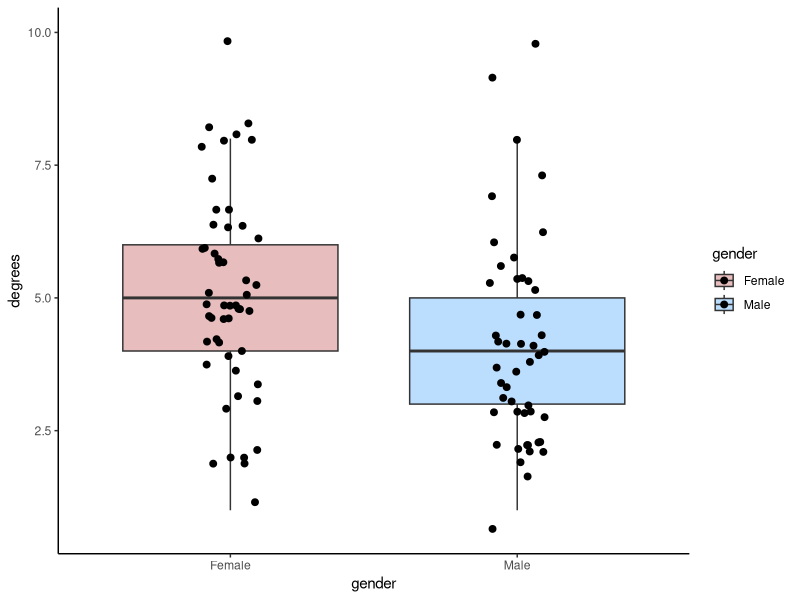
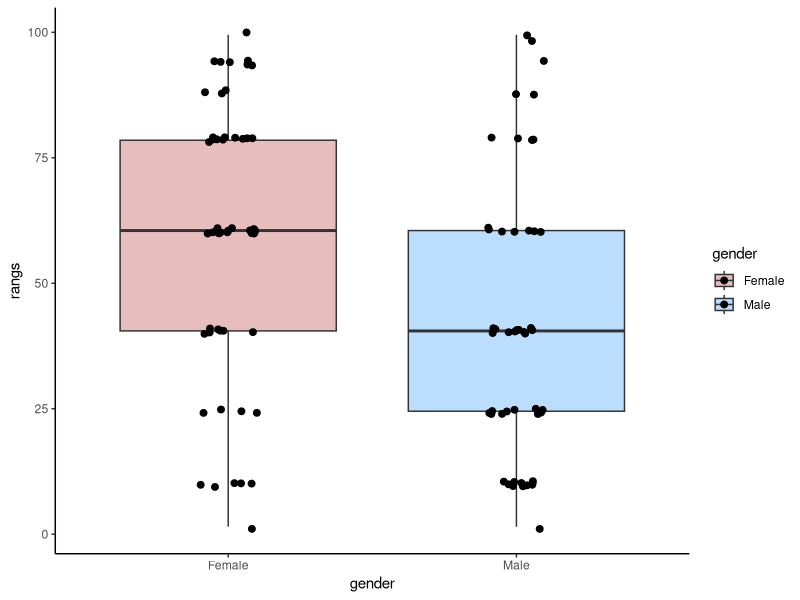
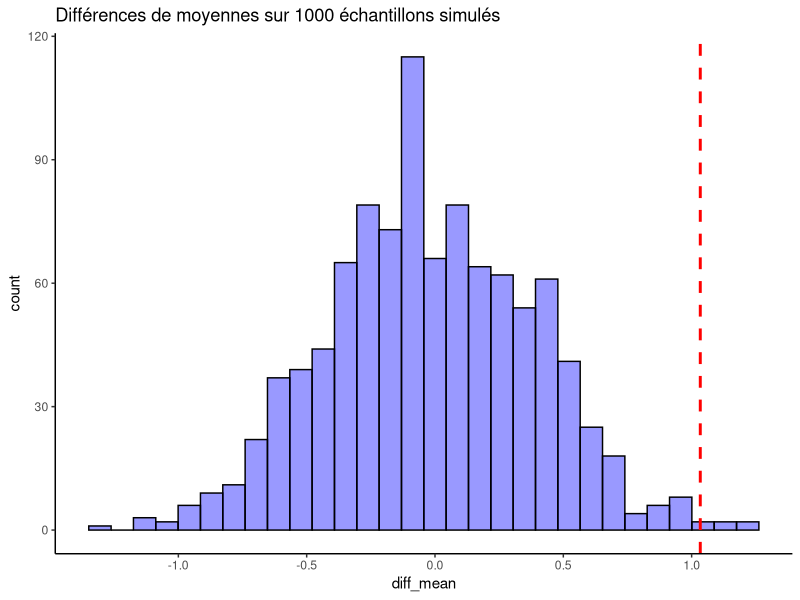

These figures' R source, in order:
rm(list = ls())

# ---------- Installation des packages ----------
#install.packages(c("readr", "dplyr"))
library(dplyr)
library(readr)
library(tidyverse)

simu_graph <- function(Gender, Degree){
  obs <- cbind(Gender, Degree)
  obs_f <- obs[,2][which (Gender == 1)]
  obs_h <- obs[,2][which (Gender == 0)]
  
  return(list(new_graph = obs, moy_f = mean(obs_f), moy_h = mean(obs_h)))
}

# ---------- Importation des données ----------

data <- read_csv(file = "persons.csv", 

         col_types = cols(
           'gender' = col_character(),
           'degrees' = col_integer()
           ) 
        )

# ---------- Visualisation des données ----------
head(data)
summary(data)

ggplot(data, aes(x = gender, y = degrees, fill = gender)) +
  geom_boxplot(alpha=.3, outlier.shape = NA) +
  geom_jitter(width=.1, size=2) +
  theme_classic() +
  scale_fill_manual(values = c("firebrick", "dodgerblue"))

# 1 = femme ; 0 = homme
Gender <- as.matrix(sapply(data$gender[1:100], function(x) {return (1 * (x == "Female"))}))

Degree <- as.matrix(sapply(data$degrees[1:100], function(x) as.numeric(x)))

W <- data$degrees[which (Gender == 1)]
M <- data$degrees[which (Gender == 0)]

mean(W)
mean(M)

#tib = tibble(x = as.character(Gender), y = Degree)

# ---------- Visualisation des rangs des données ----------
data = data %>%
  mutate(rangs = rank(Degree))
data

ggplot(data, aes(x = gender, y = rangs, fill = gender)) +
  geom_boxplot(alpha=.3, outlier.shape = NA) +
  geom_jitter(width=.1, size=2) +
  theme_classic() +
  scale_fill_manual(values = c("firebrick", "dodgerblue"))

data_summary = data %>% 
  group_by(gender)%>% 
  summarise(n = n(),
            rank_mean = mean(rangs),
            rank_sum_0 = n * (n + 1)/2,
            rank_sum = sum(rangs),
            M_U = rank_sum - rank_sum_0,
            .groups="drop")
data_summary

# ---------- Test de Mann-Whitney ----------
montest = wilcox.test(degrees ~ gender, data = data)
montest


# ---------- Test par les modèles nuls ----------
n <- 1000
diff_moy <- vector('list', length = n)

for (i in 1:n){
  Sexe <- sample(Gender, 100, replace = FALSE)
  result <- simu_graph(Sexe, Degree)
  diff_moy[[i]] <- result$moy_f - result$moy_h
}

dm <- data.frame(diff_mean = unlist(diff_moy))

ggplot(dm, aes(x = diff_mean)) +
  geom_histogram(color = "black", fill = "blue", alpha = .4) +
  geom_vline(color = "red",lwd = 1,lty = 2, xintercept = 1.033654) +
  theme_classic()+
  ggtitle("Différences de moyennes sur 1000 échantillons simulés")

pval <- 100 * sum(unlist(diff_moy) > (mean(W) - mean(M))) / 1000
pval


